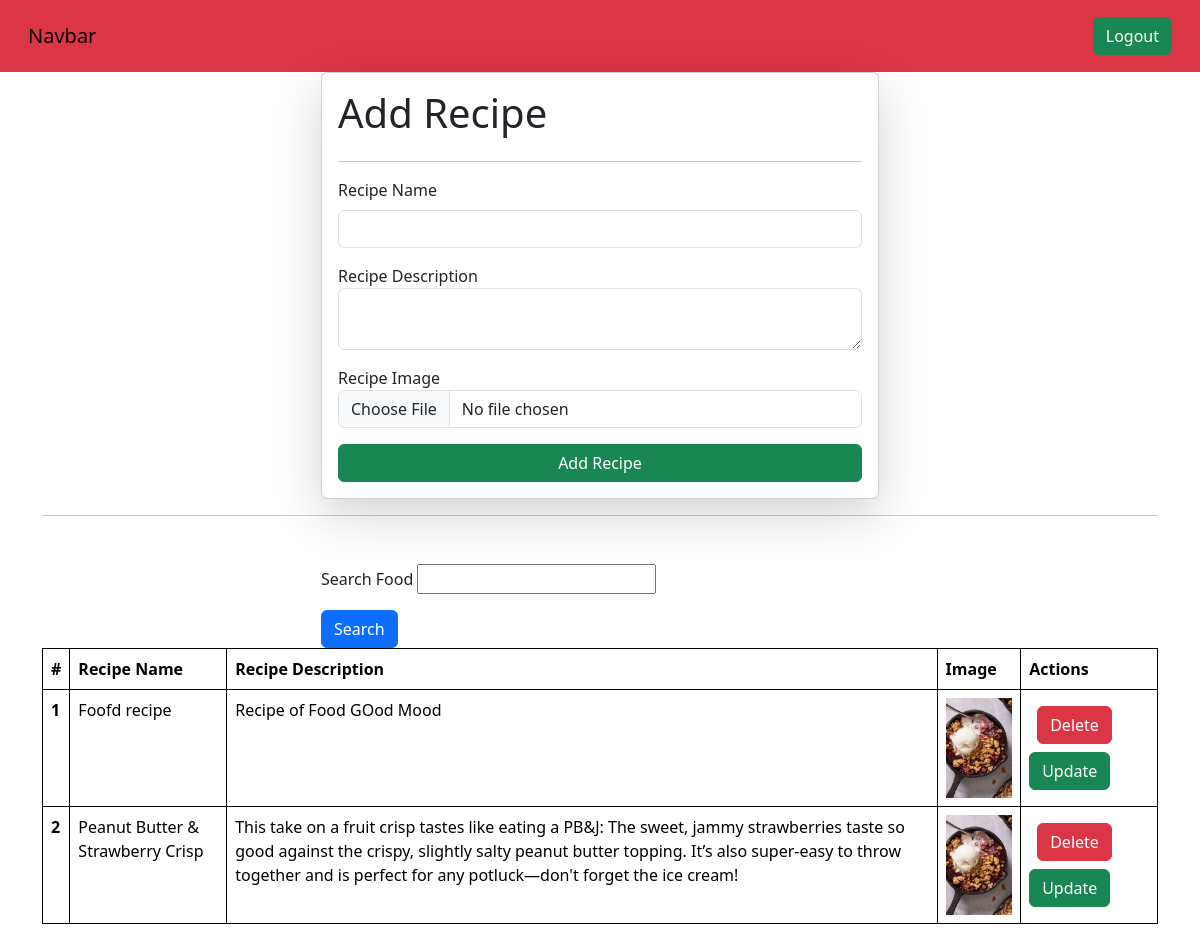
Page /recipies/ on the committed database.
### food/models.py (models this page shows)
class Recipe(models.Model):
    user = models.ForeignKey(User, on_delete=models.SET_NULL, null= True, blank = TRUE)
    recipe_name = models.CharField(max_length=100)
    recipe_description = models.TextField()  # Add this line
    recipe_image = models.ImageField(upload_to='recipe', null=True, blank=True)

### food/views.py (the view, shortened to what this page needs)
# urls.py: path('recipies/',recipies,name="recipies"),
def recipies(request):
    queryset = Recipe.objects.all()
    if request.GET.get('search'):
        queryset = queryset.filter(recipe_name__icontains = request.GET.get('search'))
    context = {'recipies': queryset}
    return render(request,'recipies.html', context)

### food/templates/recipies.html (shortened to what this page needs)
{% extends "base.html" %}
{% block code %}
<div class="container">
    <form class="col-6 mx-auto card p-3 shadow-lg" method="post" enctype="multipart/form-data">
            <h1>Add Recipe</h1>
            <hr>
            <div class="mb-3">
                <label for="recipe_name" class="form-label">Recipe Name</label>
                <input name="recipe_name" required type="text" class="form-control">
            </div>
            <div class="mb-3">
                <label for="recipe_description class="form-label">Recipe Description</label>
                <textarea class="form-control" name="recipe_description" required></textarea>
            </div>
            <div class="mb-3">
                <label for="recipe_image class="form-label">Recipe Image</label>
                <input type="file" name="recipe_image" class="form-control">
            </div>
            <button type="submit" class="btn btn-success">Add Recipe</button>
    </form>
<hr>
    <div class="mt-5">
        <div class="mx-auto col-6">
            <form>
            <div class="mb-3">
                <label for="exampleInputEmail1" class="form.label">Search Food</label>
                <input name="search" required type="text">
            </div>
            <button type="submit" class="btn btn-primary">Search</button>
            </form>
        </div>
    </div>
    <table class="table">
        <thead>
          <tr>
            <th scope="col">#</th>
            <th scope="col">Recipe Name</th>
            <th scope="col">Recipe Description</th>
            <th scope="col">Image</th>
            <th scope="col">Actions</th>
          </tr>
        </thead>
        <tbody>
          {% for recipe in recipies %}
          <tr>
            <th scope="row">{{forloop.counter}}</th>
            <td>{{recipe.recipe_name}}</td>
            <td>{{recipe.recipe_description}}</td>
            <td>
                <img src="/media/{{recipe.recipe_image}}" style="height: 100px;" alt="img"></td>
            <td>
                <a href="/delete-recipe/{{recipe.id}}/" class="btn btn-danger m-2 ">Delete</a>
                <a href="/update-recipe/{{recipe.id}}/" class="btn btn-success">Update</a>
            </td>
            </tr>
          {% endfor %}
        </tbody>
      </table>
</div>
{% endblock %}

### home/templates/base.html (shortened to what this page needs)
<!DOCTYPE html>
<!DOCTYPE html>
<html lang="en">
<head>
    <link href="https://cdn.jsdelivr.net/npm/bootstrap@5.3.1/dist/css/bootstrap.min.css" rel="stylesheet">
</head>
<body>
    <nav class="navbar p-3 bg-danger lg=shadow">
        <div class="container-fluid">
            <a class="navbar-brand">Navbar</a>
            <a href="/logout/" class="btn btn-success" type="submit">Logout</a>
        </div>
    </nav>
{% block code%}
{% endblock %}
</body>
</html>

### home/templates/base.html (style rules this page uses)
table, th, td { border: 1px solid black; }

### rows in the picture
Recipe: recipe_name "Foofd recipe", recipe_description "Recipe of Food GOod Mood", recipe_image (picture)
Recipe: recipe_name "Peanut Butter & Strawberry Crisp", recipe_description "This take on a fruit crisp tastes like eating a PB&J: The sweet, jammy strawberries taste so good against the crispy, slightly salty peanut butter topping. It’s also super-easy to throw together and is perfect for any potluck—don't forget the ice cream!", recipe_image (picture)
